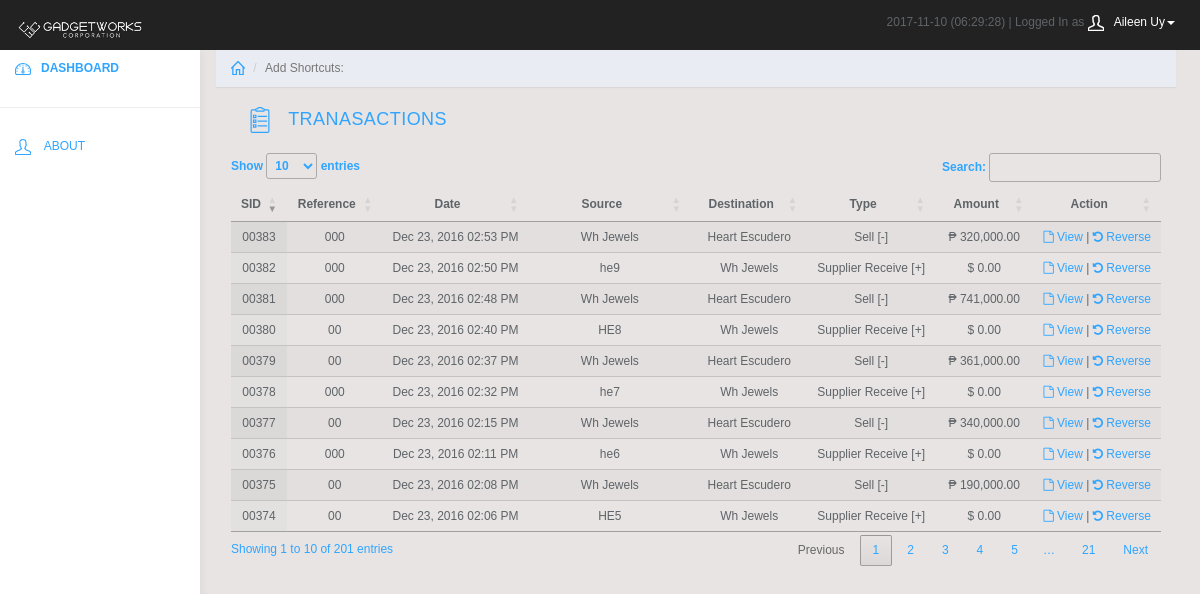
Page /branch/transactions.php (signed in) on the committed database.
### tables this page shows
CREATE TABLE `entity` (
  `ID` int(11) NOT NULL AUTO_INCREMENT,
  `Name` varchar(120) NOT NULL,
  `Address` varchar(225) NOT NULL,
  `Phone` varchar(120) NOT NULL,
  `Birthdate` datetime NOT NULL,
  `Username` varchar(120) NOT NULL,
  `Password` varchar(45) NOT NULL,
  `Level` int(11) NOT NULL,
  `Type` int(11) NOT NULL,
  `Mark` int(11) NOT NULL,
  PRIMARY KEY (`ID`)
);

CREATE TABLE `transaction` (
  `ID` int(11) NOT NULL AUTO_INCREMENT,
  `Reference` varchar(60) NOT NULL,
  `Source` int(11) NOT NULL,
  `Destination` int(11) NOT NULL,
  `Comment` varchar(1000) NOT NULL,
  `Date` datetime NOT NULL,
  `Mark` int(11) NOT NULL,
  `Creator` int(11) NOT NULL,
  `Type` int(11) NOT NULL,
  PRIMARY KEY (`ID`)
);

### branch/transactions.php (the view, shortened to what this page needs)
<html>
	<?php require_once("../resource/sections/branch_header.php"); ?>
	<body>
		<?php
			require_once("../resource/sections/branch_banner.php");
			require_once("../resource/sections/branch_menu.php");
		?>
		<link rel="stylesheet" type="text/css" href="https://cdn.datatables.net/1.10.11/css/jquery.dataTables.min.css"/>
		<link rel="stylesheet" type="text/css" href="https://cdn.datatables.net/responsive/2.0.2/css/responsive.dataTables.min.css"/>
		<div class="col-sm-9 col-sm-offset-3 col-lg-10 col-lg-offset-2 main">
		<?php require_once("../resource/sections/branch_shortcuts.php"); ?>
			<div>
				<div class="row" style="margin-left:1px;">
					<a href="#">
					<div class="panel-heading"><svg class="glyph stroked clipboard with paper"><use xlink:href="#stroked-clipboard-with-paper"></use></svg>   TRANASACTIONS</div>
				</div>
				<div class="table-wrapper">
			        	<table id="patients" class="display responsive nowrap selecttable" cellspacing="0" width="100%">
						<?php
							require_once("../resource/database/hive.php");
							$result = mysqli_query($mysqli, "SELECT
									    T.`ID`,
									    T.`Reference`,
									    E.`Name`,
									    ET.`Name`,
									    T.`Date`,
									    SUM(P.`Amount`) AS 'Amount',
									    T.`Type`,
									    T.`Comment`,
									    T.`Mark`
									FROM
									    `transaction` AS T
									        LEFT JOIN
									    `entity` AS E ON E.`ID` = T.`Source`
									        LEFT JOIN
									    `entity` AS ET ON ET.`ID` = T.`Destination`
									        LEFT JOIN
									    `particular` AS P ON P.`Transaction` = T.`ID`
									WHERE
									    T.`Mark` >= 1
									GROUP BY T.`ID`
									ORDER BY `ID` DESC;");
							echo '<thead>';
							echo '<tr style="text-align:center;font-weight:bold;">';
							echo '<th style="width:8%;text-align:center;" data-priority="1">SID</th>';
							echo '<th style="width:10%;text-align:center;" data-priority="2">Reference</th>';
							echo '<th style="width:10%;text-align:center;" data-priority="3">Date</th>';
							echo '<th style="width:15%;text-align:center;" data-priority="4">Source</th>';
							echo '<th style="width:15%;text-align:center;" data-priority="5">Destination</th>';
							echo '<th style="width:10%;text-align:center;" data-priority="6">Type</th>';
							echo '<th style="width:10%;text-align:center;" data-priority="7">Amount</th>';
							echo '<th style="width:10%;text-align:center;" data-priority="8">Action</th>';
							echo '</tr></thead><tbody>';
							for($i=0; $i < mysqli_num_rows($result); $i++)
							{
								echo '<tr style="text-align:center;">';
								$result->data_seek($i);
				    				$row = $result->fetch_row();
								echo '<td>'.sprintf('%05d', $row[0]).'</td>';
								echo '<td>'.$row[1].'</td>';
								echo '<td>'.date("M d, Y h:i A", strtotime($row[4])).'</td>';
								if($row[6] == 1) echo "<td>".$row[7]."</td>";
								else echo '<td>'.ucwords(strtolower($row[2])).'</td>';
								echo '<td>'.ucwords(strtolower($row[3])).'</td>';
								if($row[6] == 1) echo "<td>Supplier Receive [+]</td>";
								else if($row[6] == 2) echo "<td>Borrow [-]</td>";
								else if($row[6] == 3) echo "<td>Sell [-]</td>";
								else if($row[6] == 4) echo "<td>Borrowed Return [+]</td>";
								else if($row[6] == 5) echo "<td>Repair Request [+]</td>";
								else if($row[6] == 6) echo "<td>Repair Release [-]</td>";
								if($row[6] == 1) echo '<td>$ '.number_format($row[5],2).'</td>';
								else echo '<td>&#8369 '.number_format($row[5],2).'</td>';
								if($row[8] == 1) echo '<td><a href="pdf-receipt.php?id='.$row[0].'&action=view" target="_blank"><i class="fa fa-file-o" aria-hidden="true"></i> View</a>&nbsp|&nbsp<a href="transactions.php?reverse='.$row[0].'&action=reverse"><i class="fa fa-undo" aria-hidden="true"></i> Reverse</a></td>';
								else if($row[8] == 2) echo '<td><a href="transactions.php?continue='.$row[0].'&type='.$row[6].'"><i class="fa fa-pencil-square-o" aria-hidden="true"></i> Continue</a></td>';
								echo '</tr>';
							}
						?>
						</tbody>
					</table>
				</div>
			</div>
		</div>
	</body>
</html>

### resource/sections/branch_banner.php (shortened to what this page needs)
<nav class="navbar navbar-inverse navbar-fixed-top" role="navigation">
		<div class="container-fluid">
			<div class="navbar-header">
				<a class="navbar-brand" href="index.php"><img src="/resource/images/gwbannerlogo2.png" height="30" alt="Banner Image"/></a>
				<ul class="user-menu">
					<li class="dropdown pull-right">
						<?php
							require_once("../resource/database/hive.php");
							$date_today = date("Y-m-d");
							$userID = $_SESSION['id'];
							$myname = mysqli_query($mysqli, "SELECT `Name` FROM `entity` WHERE `ID` = '$userID'");
							$myname = mysqli_fetch_row($myname);
							$userName = $myname[0];
							echo $date_today.' (<span id="clock"><script type="text/javascript">startclock();</script></span>) | Logged In as <a href="#" class="dropdown-toggle" data-toggle="dropdown"><svg class="glyph stroked male-user"><use xlink:href="#stroked-male-user"></use></svg>'.$userName.'<span class="caret"></span></a>
						<ul class="dropdown-menu" role="menu">
							<li><a href="#"><svg class="glyph stroked male-user"><use xlink:href="#stroked-male-user"></use></svg> Profile</a></li>
							<li><a href="about_profile.php"><svg class="glyph stroked gear"><use xlink:href="#stroked-gear"></use></svg> Settings</a></li>
							<li><a href="logout.php"><svg class="glyph stroked cancel"><use xlink:href="#stroked-cancel"></use></svg> Logout</a></li>
						</ul>';
						?>
					</li>
				</ul>
			</div>
		</div>
	</nav>

### branch/css/styles.css (style rules this page uses)
body { background: #f1f4f7; padding-top: 50px; color: #5f6468; }
a, a:hover, a:focus { color: #30a5ff; }
.navbar-header .navbar-brand { color: #fff; font-size: 16px; text-transform: uppercase; font-weight: 500; letter-spacing: 2px; }
.panel-heading { font-size: 18px; font-weight: 300; letter-spacing: 0.025em; height: 66px; line-height: 45px; }
.navbar { border: 0; }
.user-menu { display: inline-block; margin-top: 14px; margin-right: 10px; float: right; list-style: none; padding: 0; }
.user-menu a { color: #fff; }
@media (min-width: 768px) { .navbar-header { width: 100%; } }
.sidebar .glyph, .user-menu .glyph { height: 16px; width: 16px; margin: 0 10px 0 0; stroke-width: 3px; }
.user-menu .glyph { stroke-width: 4px; }
.alert .glyph, .panel-heading .glyph { width: 26px; height: 26px; margin: 0 10px 0 0; stroke-width: 2px; }

### resource/graphics/css/clinic_standard.css (style rules this page uses)
body { background:#E8E4E4; margin: 0px 2% 0px 2%; font-family: helvetica; font-size:12px; }
.table-wrapper { width:100%; font-size:12px; }
.selecttable { font-size:12px; margin-top:15px; }

### rows in the picture
entity: Name "Aileen Uy"
transaction: ID "00383", Reference "000", Date "Dec 23, 2016 02:53 PM", entity.Name "Wh Jewels", entity.Name "Heart Escudero", Type "Sell [-]", row "320,000.00"
transaction: ID "00382", Reference "000", Date "Dec 23, 2016 02:50 PM", Comment "he9", entity.Name "Wh Jewels", Type "Supplier Receive [+]", row "0.00"
transaction: ID "00381", Reference "000", Date "Dec 23, 2016 02:48 PM", entity.Name "Wh Jewels", entity.Name "Heart Escudero", Type "Sell [-]", row "741,000.00"
transaction: ID "00380", Reference "00", Date "Dec 23, 2016 02:40 PM", Comment "HE8", entity.Name "Wh Jewels", Type "Supplier Receive [+]", row "0.00"
transaction: ID "00379", Reference "00", Date "Dec 23, 2016 02:37 PM", entity.Name "Wh Jewels", entity.Name "Heart Escudero", Type "Sell [-]", row "361,000.00"
transaction: ID "00378", Reference "000", Date "Dec 23, 2016 02:32 PM", Comment "he7", entity.Name "Wh Jewels", Type "Supplier Receive [+]", row "0.00"
transaction: ID "00377", Reference "00", Date "Dec 23, 2016 02:15 PM", entity.Name "Wh Jewels", entity.Name "Heart Escudero", Type "Sell [-]", row "340,000.00"
transaction: ID "00376", Reference "000", Date "Dec 23, 2016 02:11 PM", Comment "he6", entity.Name "Wh Jewels", Type "Supplier Receive [+]", row "0.00"
transaction: ID "00375", Reference "00", Date "Dec 23, 2016 02:08 PM", entity.Name "Wh Jewels", entity.Name "Heart Escudero", Type "Sell [-]", row "190,000.00"
transaction: ID "00374", Reference "00", Date "Dec 23, 2016 02:06 PM", Comment "HE5", entity.Name "Wh Jewels", Type "Supplier Receive [+]", row "0.00"
